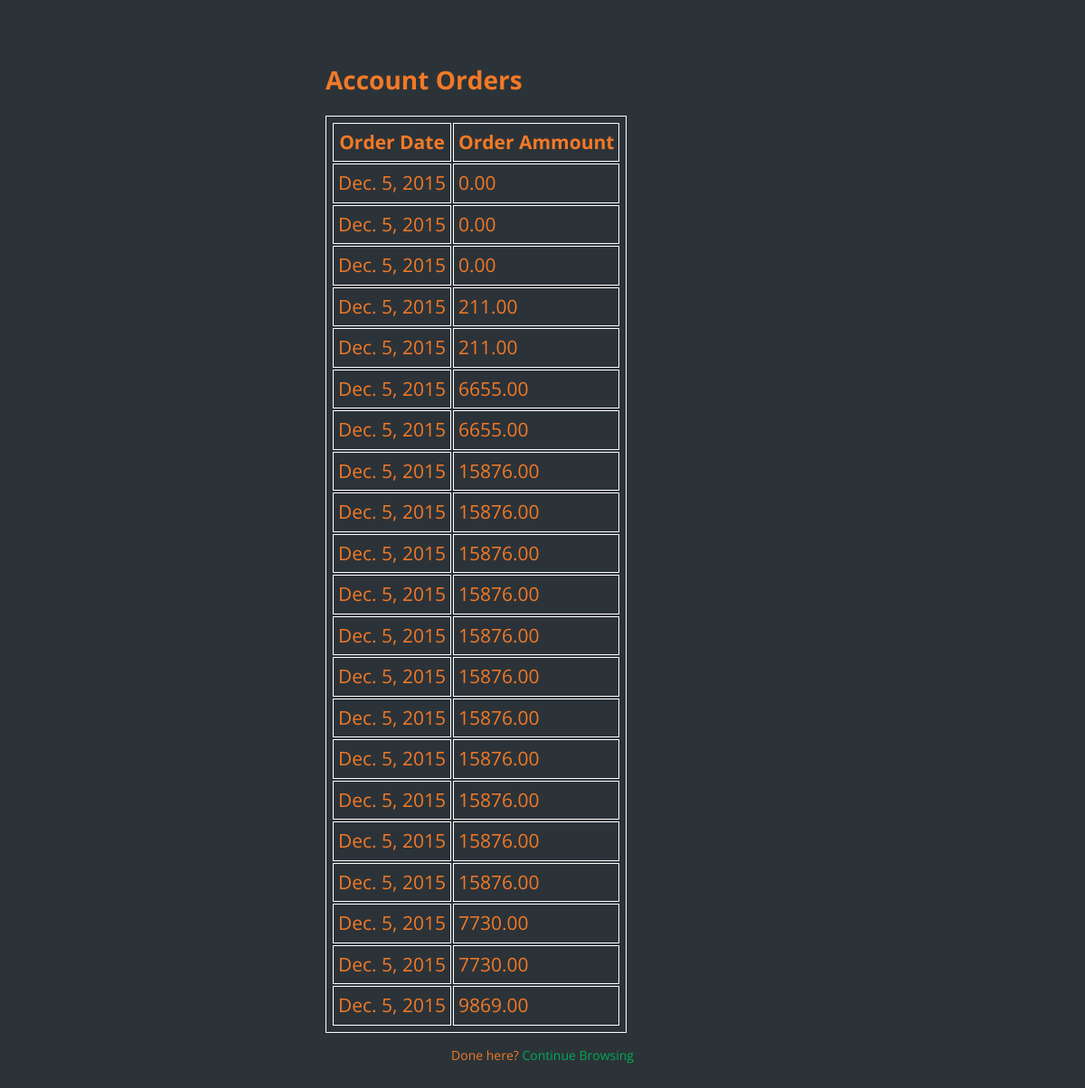
Before: /accountOrders/ (signed in) with the older database file.
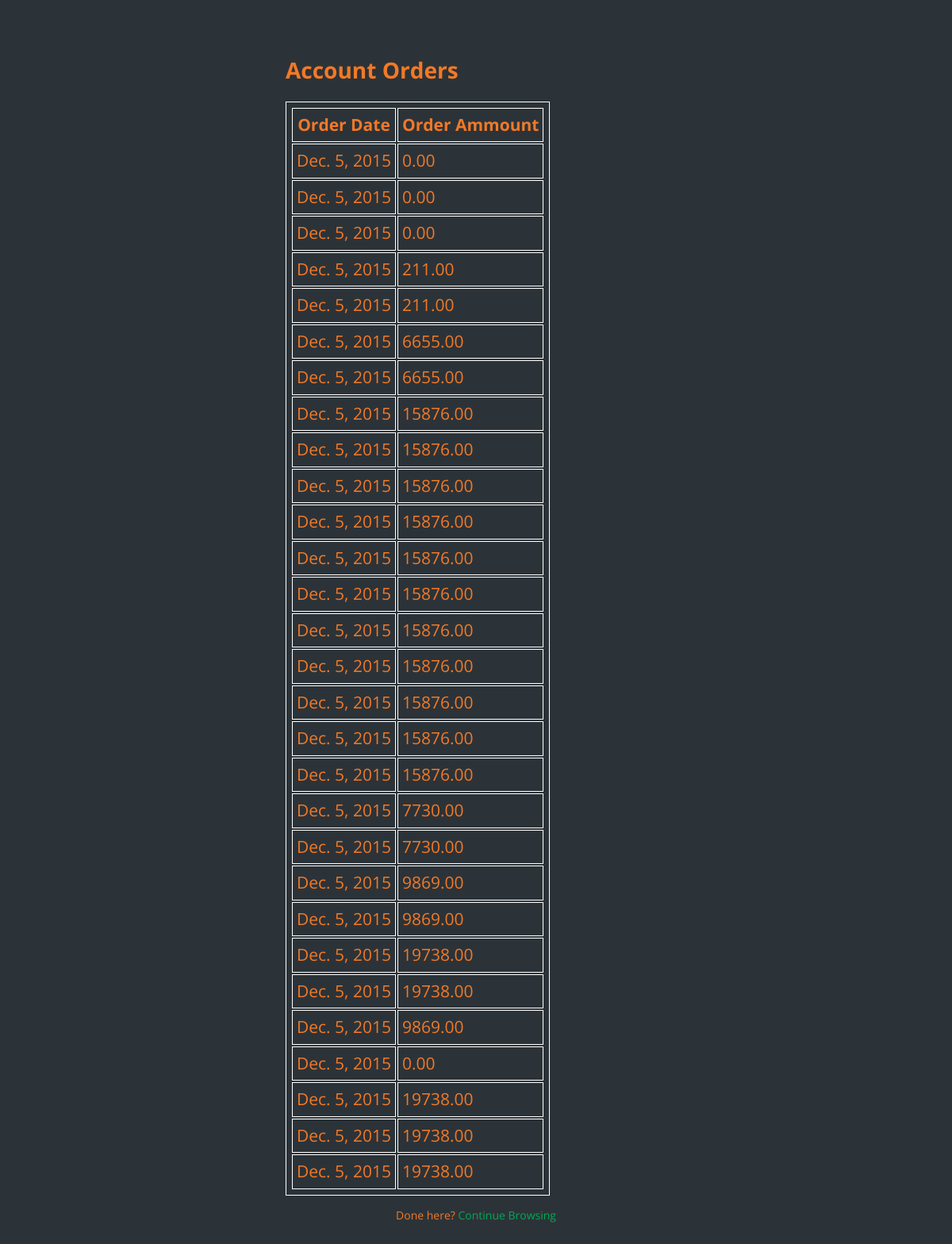
After: the same page with the newer database file.
### webstore/models.py (models this page shows, shortened)
class Order(models.Model):
	contains = models.ForeignKey(Contains, null=True, blank=True)
	order_id = models.AutoField(primary_key=True)
	order_date = models.DateField()
	order_paid = models.DecimalField(max_digits=19,decimal_places=2)
	orders = models.ForeignKey(User)
	pass

### webstore/views.py (the view)
# urls.py: url(r'^accountOrders/','webstore.views.accountOrders'),
def accountOrders(request):
	try:
		activeUser = request.session['username']
	except KeyError:
		return login_user(request)
	orders = Order.objects.filter(orders__user_name = activeUser)
	return render(request,'accountOrders.html', {"orders" : orders})

### template/accountOrders.html (shortened to what this page needs)
<!DOCTYPE html PUBLIC "-//W3C//DTD XHTML 1.0 Transitional//EN" "http://www.w3.org/TR/xhtml1/DTD/xhtml1-transitional.dtd">
<html xmlns="http://www.w3.org/1999/xhtml" xml:lang="en" lang="en">
<head>
<link rel="stylesheet" type = "text/css" href= "/static/css/style.css" media = "screen"/>
</head>
<body>
<body class="align">
  <div class="site__container">
  <div class="grid__container">
  <h1>Account Orders</h1>
     <div ng-hide="">
    {% if orders %}
    <table style="padding: 5px; font-size:150%" id="Orders">
      <tr style="font: bold">
        <th> Order Date </th>
        <th> Order Ammount </th>
      </tr>
      {% for p in orders %}
      <tr >
        <td> {{ p.order_date }}</td>
        <td> {{ p.order_paid}} </td>
      </tr>
      {% endfor %}
      </table>
    {% endif %}
    </div>
        </div>
        <p class="text--center">Done here? <a href="/index">Continue Browsing</a> </p>
    </div>
</body>
</body>
</html>

### static/css/style.css (style rules this page uses)
* { box-sizing: border-box; }
html { height: 100%; }
body { background-color: #2c3338; color: #F27927; font: 400 0.875rem/1.5 "Open Sans", sans-serif; margin: 0; min-height: 100%; }
a { color: #00AA55; outline: 0; text-decoration: none; }
.site__container { -webkit-box-flex: 1; -webkit-flex: 1; -ms-flex: 1; flex: 1; padding: 3rem 0; }
.align { -webkit-box-align: center; -webkit-align-items: center; -ms-flex-align: center; align-items: center; display: -webkit-box; display: -webkit-flex; display: -ms-flexbox; display: flex; -webkit-box-orient: horizontal; -webkit-box-direction: normal; -webkit-flex-direction: row; -ms-flex-direction: row; flex-direction: row; }
.text--center { text-align: center; }
.grid__container { margin: 0 auto; max-width: 30rem; width: 90%; }
table, td, th { border: 1px solid white; padding: 5px; }

Changed rows visible on the page:
added Order: order_date "Dec. 5, 2015", order_paid "9869.00"
added Order: order_date "Dec. 5, 2015", order_paid "19738.00"
added Order: order_date "Dec. 5, 2015", order_paid "19738.00"
added Order: order_date "Dec. 5, 2015", order_paid "9869.00"
added Order: order_date "Dec. 5, 2015", order_paid "0.00"
added Order: order_date "Dec. 5, 2015", order_paid "19738.00"
added Order: order_date "Dec. 5, 2015", order_paid "19738.00"
added Order: order_date "Dec. 5, 2015", order_paid "19738.00"
